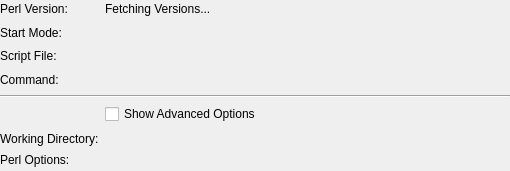
<?xml version="1.0" encoding="UTF-8"?>
<ui version="4.0">
 <class>ProgramInfoPerl</class>
 <widget class="QWidget" name="ProgramInfoPerl">
  <property name="geometry">
   <rect>
    <x>0</x>
    <y>0</y>
    <width>510</width>
    <height>171</height>
   </rect>
  </property>
  <property name="windowTitle">
   <string>Form</string>
  </property>
  <layout class="QVBoxLayout" name="verticalLayout">
   <property name="margin">
    <number>0</number>
   </property>
   <item>
    <layout class="QGridLayout" name="gridLayout">
     <item row="0" column="0">
      <widget class="QLabel" name="label">
       <property name="text">
        <string>Perl Version:</string>
       </property>
      </widget>
     </item>
     <item row="1" column="0">
      <widget class="QLabel" name="label_2">
       <property name="text">
        <string>Start Mode:</string>
       </property>
      </widget>
     </item>
     <item row="2" column="0">
      <widget class="QLabel" name="label_script_file_title">
       <property name="text">
        <string>Script File:</string>
       </property>
      </widget>
     </item>
     <item row="3" column="0">
      <widget class="QLabel" name="label_command_title">
       <property name="text">
        <string>Command:</string>
       </property>
      </widget>
     </item>
     <item row="6" column="0">
      <widget class="QLabel" name="label_working_directory_title">
       <property name="text">
        <string>Working Directory:</string>
       </property>
      </widget>
     </item>
     <item row="4" column="0" colspan="2">
      <widget class="Line" name="line">
       <property name="orientation">
        <enum>Qt::Horizontal</enum>
       </property>
      </widget>
     </item>
     <item row="0" column="1">
      <widget class="QLabel" name="label_version">
       <property name="sizePolicy">
        <sizepolicy hsizetype="Preferred" vsizetype="Preferred">
         <horstretch>1</horstretch>
         <verstretch>0</verstretch>
        </sizepolicy>
       </property>
       <property name="text">
        <string>Fetching Versions...</string>
       </property>
       <property name="textFormat">
        <enum>Qt::PlainText</enum>
       </property>
       <property name="textInteractionFlags">
        <set>Qt::LinksAccessibleByMouse|Qt::TextSelectableByKeyboard|Qt::TextSelectableByMouse</set>
       </property>
      </widget>
     </item>
     <item row="1" column="1">
      <widget class="QLabel" name="label_start_mode">
       <property name="text">
        <string>&lt;start-mode&gt;</string>
       </property>
       <property name="textFormat">
        <enum>Qt::PlainText</enum>
       </property>
       <property name="textInteractionFlags">
        <set>Qt::LinksAccessibleByMouse|Qt::TextSelectableByKeyboard|Qt::TextSelectableByMouse</set>
       </property>
      </widget>
     </item>
     <item row="2" column="1">
      <widget class="QLabel" name="label_script_file">
       <property name="text">
        <string>&lt;script-file&gt;</string>
       </property>
       <property name="textFormat">
        <enum>Qt::PlainText</enum>
       </property>
       <property name="textInteractionFlags">
        <set>Qt::LinksAccessibleByMouse|Qt::TextSelectableByKeyboard|Qt::TextSelectableByMouse</set>
       </property>
      </widget>
     </item>
     <item row="3" column="1">
      <widget class="QLabel" name="label_command">
       <property name="text">
        <string>&lt;command&gt;</string>
       </property>
       <property name="textFormat">
        <enum>Qt::PlainText</enum>
       </property>
       <property name="wordWrap">
        <bool>true</bool>
       </property>
       <property name="textInteractionFlags">
        <set>Qt::LinksAccessibleByMouse|Qt::TextSelectableByKeyboard|Qt::TextSelectableByMouse</set>
       </property>
      </widget>
     </item>
     <item row="6" column="1">
      <widget class="QLabel" name="label_working_directory">
       <property name="text">
        <string>&lt;working-directory&gt;</string>
       </property>
       <property name="textFormat">
        <enum>Qt::PlainText</enum>
       </property>
       <property name="textInteractionFlags">
        <set>Qt::LinksAccessibleByMouse|Qt::TextSelectableByKeyboard|Qt::TextSelectableByMouse</set>
       </property>
      </widget>
     </item>
     <item row="5" column="1">
      <widget class="QCheckBox" name="check_show_advanced_options">
       <property name="text">
        <string>Show Advanced Options</string>
       </property>
      </widget>
     </item>
     <item row="7" column="0">
      <widget class="QLabel" name="label_options_title">
       <property name="text">
        <string>Perl Options:</string>
       </property>
       <property name="alignment">
        <set>Qt::AlignLeading|Qt::AlignLeft|Qt::AlignTop</set>
       </property>
      </widget>
     </item>
     <item row="7" column="1">
      <widget class="QLabel" name="label_options">
       <property name="text">
        <string>&lt;perl-options&gt;</string>
       </property>
       <property name="textFormat">
        <enum>Qt::PlainText</enum>
       </property>
       <property name="textInteractionFlags">
        <set>Qt::LinksAccessibleByMouse|Qt::TextSelectableByKeyboard|Qt::TextSelectableByMouse</set>
       </property>
      </widget>
     </item>
    </layout>
   </item>
  </layout>
 </widget>
 <resources/>
 <connections/>
</ui>
